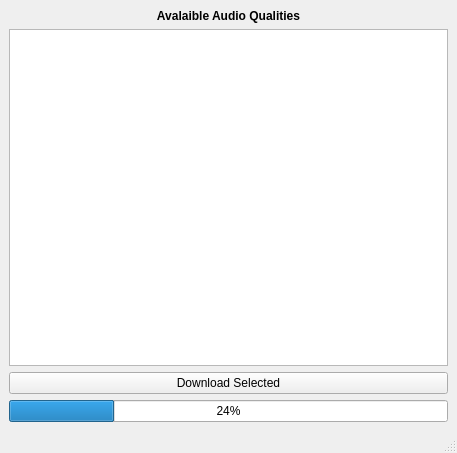
<?xml version="1.0" encoding="UTF-8"?>
<ui version="4.0">
 <class>AudioListBox</class>
 <widget class="QMainWindow" name="AudioListBox">
  <property name="geometry">
   <rect>
    <x>0</x>
    <y>0</y>
    <width>457</width>
    <height>453</height>
   </rect>
  </property>
  <property name="windowTitle">
   <string>MainWindow</string>
  </property>
  <widget class="QWidget" name="centralwidget">
   <layout class="QVBoxLayout" name="verticalLayout">
    <item>
     <widget class="QLabel" name="AvalaibleAudio">
      <property name="text">
       <string>&lt;html&gt;&lt;head/&gt;&lt;body&gt;&lt;p align=&quot;center&quot;&gt;&lt;span style=&quot; font-size:9pt; font-weight:600;&quot;&gt;Avalaible Audio Qualities&lt;/span&gt;&lt;/p&gt;&lt;/body&gt;&lt;/html&gt;</string>
      </property>
     </widget>
    </item>
    <item>
     <widget class="QListView" name="AudioListView"/>
    </item>
    <item>
     <widget class="QPushButton" name="DownloadAudio">
      <property name="text">
       <string>Download Selected</string>
      </property>
     </widget>
    </item>
    <item>
     <widget class="QProgressBar" name="AudioProgressBar">
      <property name="value">
       <number>24</number>
      </property>
     </widget>
    </item>
   </layout>
  </widget>
  <widget class="QMenuBar" name="menubar">
   <property name="geometry">
    <rect>
     <x>0</x>
     <y>0</y>
     <width>457</width>
     <height>18</height>
    </rect>
   </property>
  </widget>
  <widget class="QStatusBar" name="statusbar"/>
 </widget>
 <resources/>
 <connections/>
</ui>
